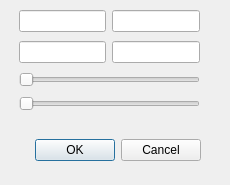
<?xml version="1.0" encoding="UTF-8"?>
<ui version="4.0">
 <class>NLmeansDialog</class>
 <widget class="QDialog" name="NLmeansDialog">
  <property name="geometry">
   <rect>
    <x>0</x>
    <y>0</y>
    <width>230</width>
    <height>185</height>
   </rect>
  </property>
  <property name="windowTitle">
   <string>Dialog</string>
  </property>
  <widget class="QDialogButtonBox" name="buttonBox">
   <property name="geometry">
    <rect>
     <x>30</x>
     <y>130</y>
     <width>171</width>
     <height>41</height>
    </rect>
   </property>
   <property name="orientation">
    <enum>Qt::Horizontal</enum>
   </property>
   <property name="standardButtons">
    <set>QDialogButtonBox::Cancel|QDialogButtonBox::Ok</set>
   </property>
  </widget>
  <widget class="QWidget" name="gridLayoutWidget">
   <property name="geometry">
    <rect>
     <x>19</x>
     <y>7</y>
     <width>181</width>
     <height>111</height>
    </rect>
   </property>
   <layout class="QGridLayout" name="gridLayout">
    <item row="0" column="1">
     <widget class="QLineEdit" name="lineEdit_2"/>
    </item>
    <item row="0" column="0">
     <widget class="QLineEdit" name="lineEdit"/>
    </item>
    <item row="1" column="0">
     <widget class="QLineEdit" name="lineEdit_3"/>
    </item>
    <item row="1" column="1">
     <widget class="QLineEdit" name="lineEdit_4"/>
    </item>
    <item row="2" column="0" colspan="2">
     <widget class="QSlider" name="horizontalSlider">
      <property name="orientation">
       <enum>Qt::Horizontal</enum>
      </property>
     </widget>
    </item>
    <item row="3" column="0" colspan="2">
     <widget class="QSlider" name="horizontalSlider_2">
      <property name="orientation">
       <enum>Qt::Horizontal</enum>
      </property>
     </widget>
    </item>
   </layout>
  </widget>
 </widget>
 <resources/>
 <connections>
  <connection>
   <sender>buttonBox</sender>
   <signal>accepted()</signal>
   <receiver>NLmeansDialog</receiver>
   <slot>accept()</slot>
   <hints>
    <hint type="sourcelabel">
     <x>248</x>
     <y>254</y>
    </hint>
    <hint type="destinationlabel">
     <x>157</x>
     <y>274</y>
    </hint>
   </hints>
  </connection>
  <connection>
   <sender>buttonBox</sender>
   <signal>rejected()</signal>
   <receiver>NLmeansDialog</receiver>
   <slot>reject()</slot>
   <hints>
    <hint type="sourcelabel">
     <x>316</x>
     <y>260</y>
    </hint>
    <hint type="destinationlabel">
     <x>286</x>
     <y>274</y>
    </hint>
   </hints>
  </connection>
 </connections>
</ui>
